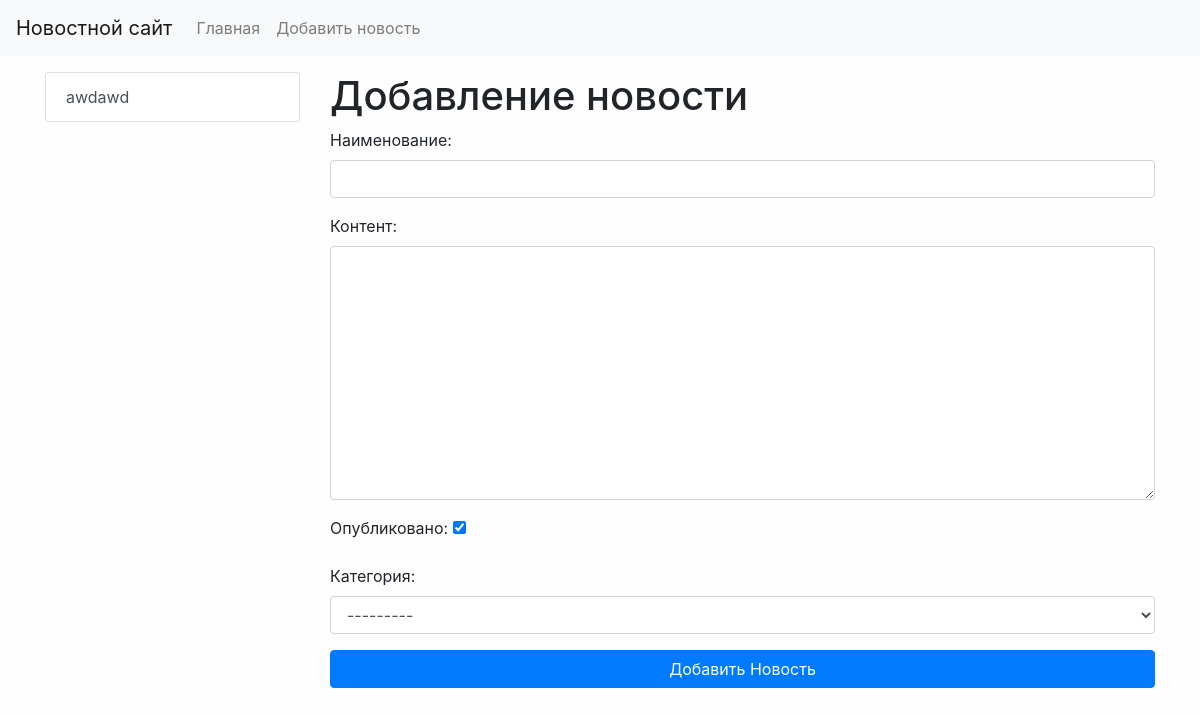
The page /news/add-news/ on the database as committed earlier.
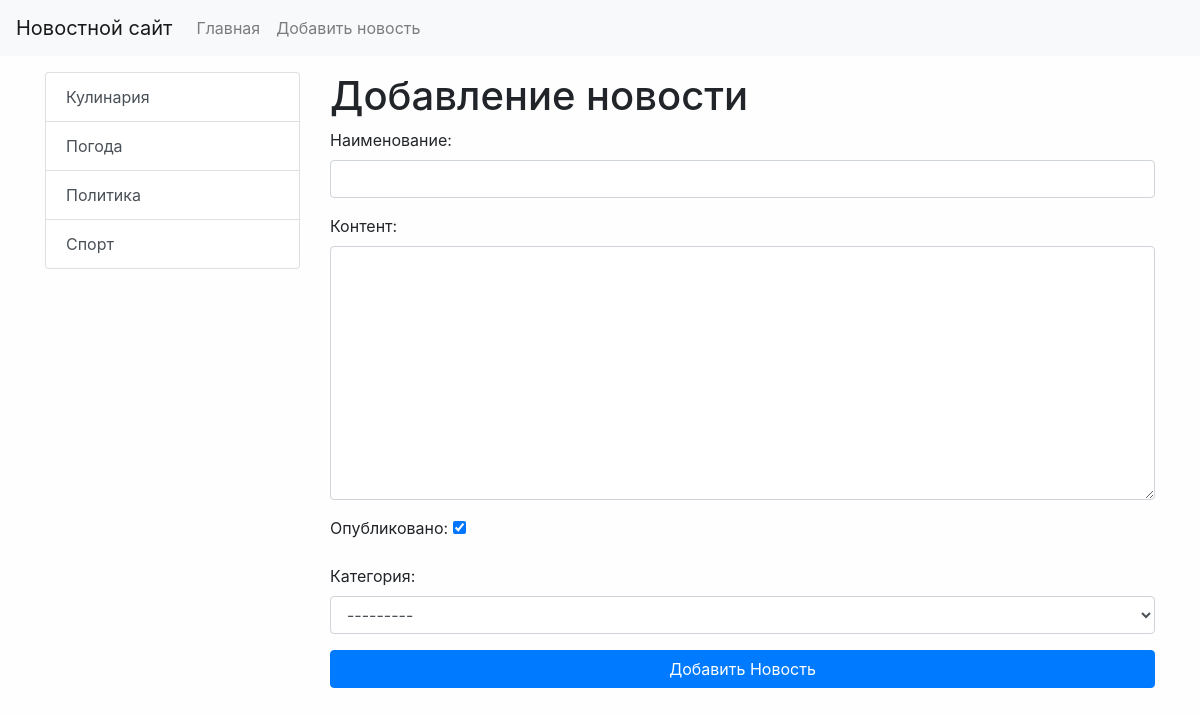
The same page on the database as committed later.
### news/models.py (models this page shows)
class Category(models.Model):
    title = models.CharField(max_length=150, db_index=True, verbose_name='Наименование категории')
    def get_absolute_url(self):
        return reverse('category', kwargs={"category_id": self.pk})
    def __str__(self):
        return self.title
    class Meta:
        verbose_name = 'Категория'
        verbose_name_plural = 'Категории'
        ordering = ['title']

### news/views.py (the view)
# urls.py: path('news/add-news/', CreateNews.as_view(), name='add_news'),
class CreateNews(CreateView):
    form_class = NewsForm
    template_name = 'news/add_news.html'

### news/forms.py (shortened to what this page needs)
class NewsForm(forms.ModelForm):
    class Meta:
        model = News
        fields = ['title', 'content', 'is_published', 'category']
        widgets= {
            'title': forms.TextInput(attrs={"class": "form-control"}),
            'content': forms.Textarea(attrs={"class": "form-control", 'row': 5}),
            'category': forms.Select(attrs={"class": "form-control"})
        }

### news/templatetags/news_tags.py (called while the page is built)
@register.inclusion_tag('news/list_categories.html')
def show_categories(arg1='Hello', arg2='world'):
    categories = Category.objects.all()
    return {"categories": categories, "arg1": arg1, "arg2": arg2}

### news/templates/news/add_news.html (shortened to what this page needs)
{% extends 'base.html' %}
{% block sidebar %}
{% include 'inc/_sidebar.html' %}
{% endblock %}
{% block content %}
<h1>Добавление новости</h1>
<form action="{% url 'add_news' %}" method="post">
{{form.as_p}}
<button type="submit" class="btn btn-primary btn-block">Добавить Новость</button>
</form>
{% endblock %}

### news/templates/news/list_categories.html
<div class="list-group">
    {% for item in categories %}
    <a href="{{ item.get_absolute_url }}" class="list-group-item list-group-item-action">{{ item.title }}</a>
    {% endfor %}
</div>

Rows that differ between the two databases and show on the page:
added Category: title "Кулинария"
added Category: title "Погода"
changed Category: title "awdawd" → "Политика"
added Category: title "Спорт"
